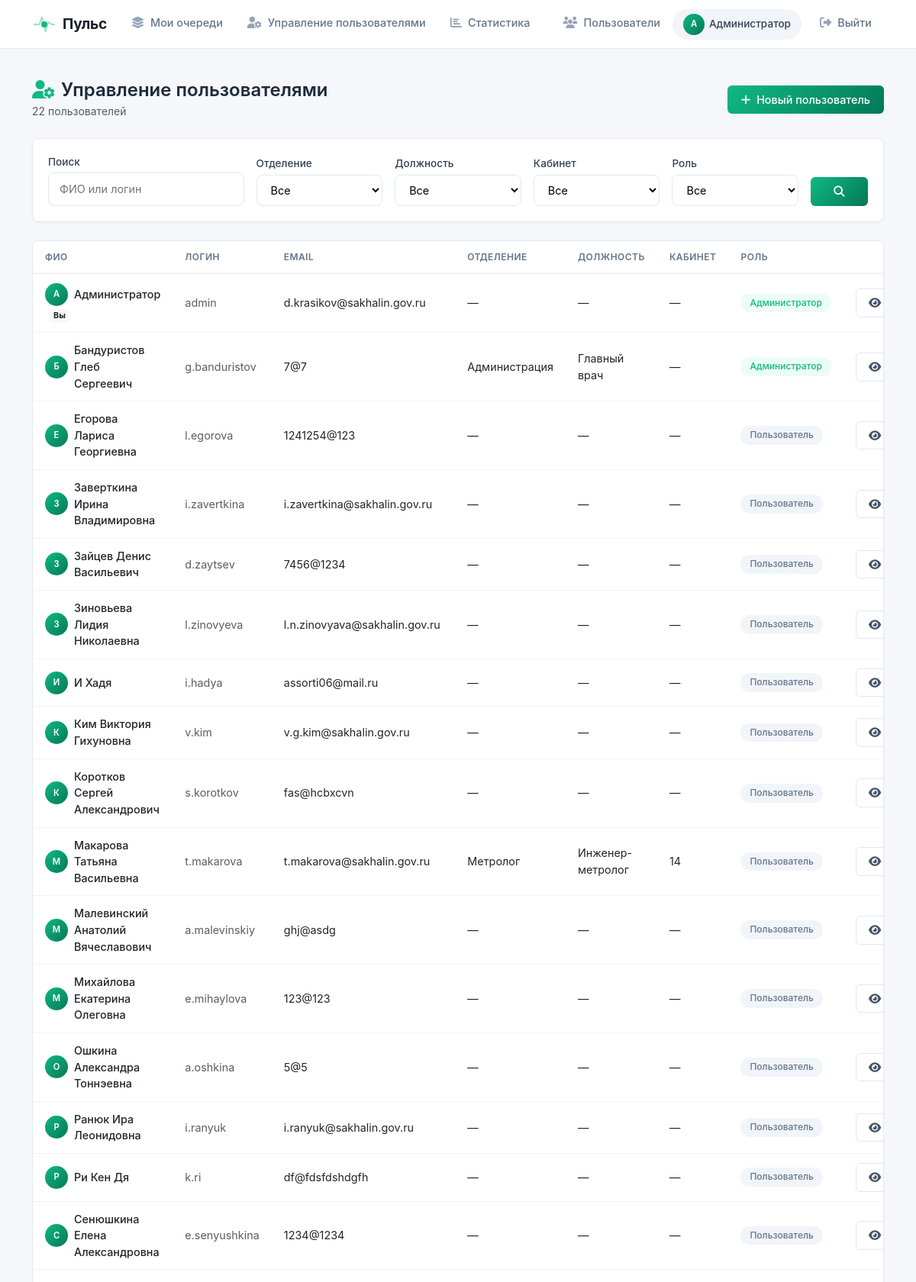
Before: /admin/users (signed in, upper part) with the older database file.
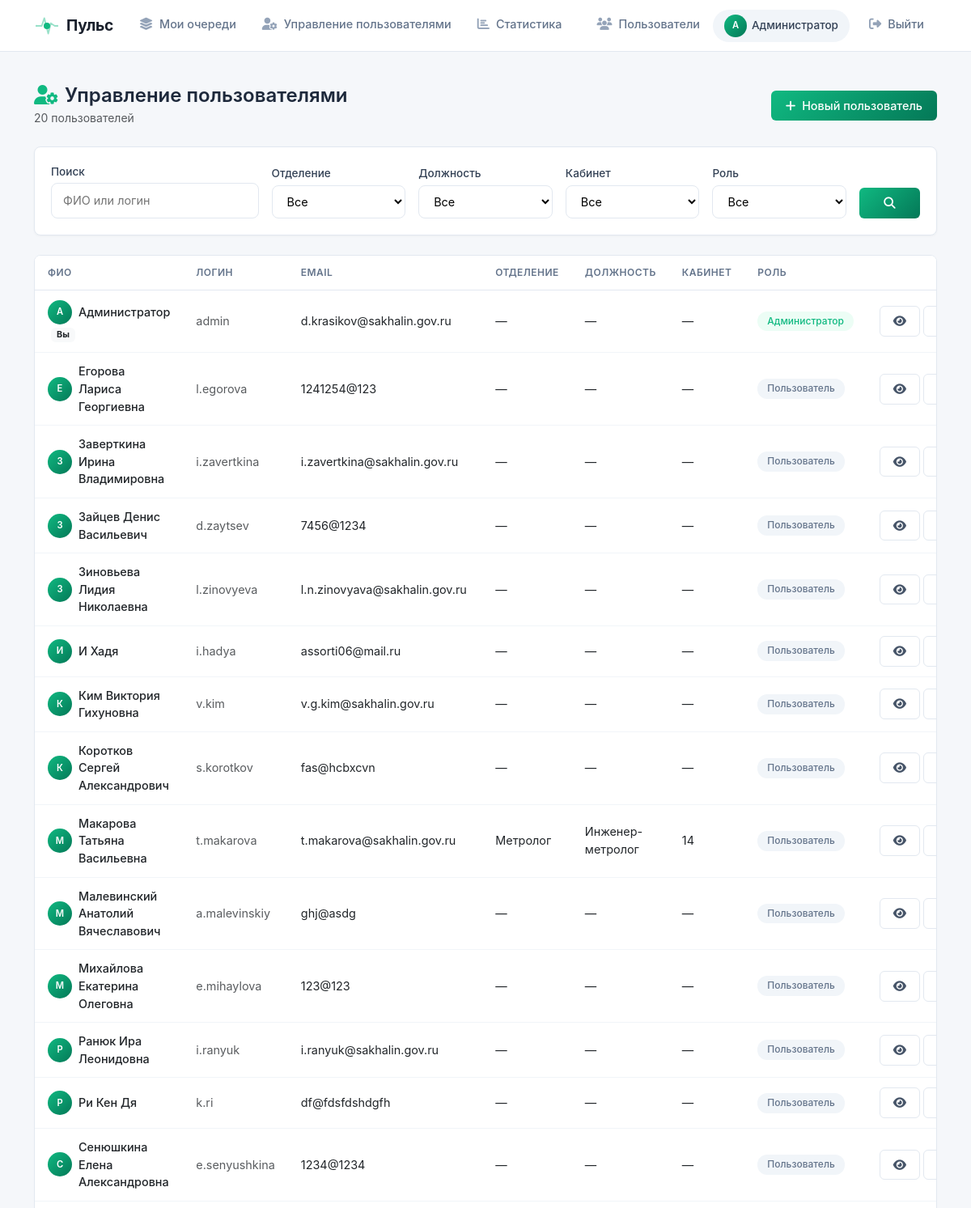
After: the same page with the newer database file.
### models.py (models this page shows, shortened)
class User(UserMixin, db.Model):
    id = db.Column(db.Integer, primary_key=True)
    username = db.Column(db.String(80), unique=True, nullable=False)
    password = db.Column(db.String(200), nullable=False)
    full_name = db.Column(db.String(300), nullable=True)
    email = db.Column(db.String(120), unique=True, nullable=False)
    phone = db.Column(db.String(20), nullable=True)
    department = db.Column(db.String(200), nullable=True)
    position = db.Column(db.String(200), nullable=True)
    office = db.Column(db.String(50), nullable=True)
    is_admin = db.Column(db.Boolean, default=False)
    created_at = db.Column(db.DateTime, default=datetime.now(tz))
    notify_email = db.Column(db.Boolean, default=True)
    queues = db.relationship('Queue', secondary='user_queue', back_populates='members')
    admin_queues = db.relationship('Queue', secondary='queue_admins', back_populates='admins')
    assigned_tickets = db.relationship('Ticket', secondary='ticket_assignees', back_populates='assignees')
    created_tickets = db.relationship('Ticket', foreign_keys='Ticket.created_by_id', backref='creator')
    allowed_queues = db.relationship(
        'Queue',
        secondary='queue_links',
        primaryjoin='Queue.id == queue_links.c.queue_from',
        secondaryjoin='Queue.id == queue_links.c.queue_to',
        backref='allowed_by_queues'
    )
    bookings = db.relationship('Booking', backref='user', lazy=True)

### core/user_mgmt.py (the view, shortened to what this page needs)
@user_mgmt_bp.route('/admin/users')
@login_required
def admin_users():
    if not current_user.is_admin:
        abort(403)
    query = User.query
    search = request.args.get('search', '').strip()
    department = request.args.get('department', '').strip()
    position = request.args.get('position', '').strip()
    office = request.args.get('office', '').strip()
    role = request.args.get('role', '').strip()
    if department:
        query = query.filter(User.department == department)
    if position:
        query = query.filter(User.position == position)
    if office:
        query = query.filter(User.office == office)
    if role == 'admin':
        query = query.filter(User.is_admin == True)
    elif role == 'user':
        query = query.filter(User.is_admin == False)
    users = query.order_by(User.full_name).all()
    departments = sorted(set(u.department for u in User.query.all() if u.department))
    positions = sorted(set(u.position for u in User.query.all() if u.position))
    offices = sorted(set(u.office for u in User.query.all() if u.office))
    return render_template('admin_users.html',
                         users=users,
                         departments=departments,
                         positions=positions,
                         offices=offices)

### app.py (called while the page is built)
@login_manager.user_loader
def load_user(user_id):
    return User.query.get(int(user_id))

@app.context_processor
def inject_globals():
    return {
        'User': User,
        'can_manage_queue': can_manage_queue,
        'format_datetime': format_datetime,
        'get_current_server_time': get_current_server_time,
        'SERVER_TIMEZONE': SERVER_TIMEZONE
    }

### templates/admin_users.html (shortened to what the changed rows need)
{% extends "base.html" %}
{% block content %}
<div class="d-flex justify-content-between align-items-center mb-4">
    <div>
        <h4 class="mb-0 fw-semibold">
            <i class="fas fa-user-cog me-2" style="color: var(--primary);"></i>Управление пользователями
        </h4>
        <span class="text-muted small">{{ users|length }} пользователей</span>
    </div>
</div>
{% if users %}
    <div class="table-modern animate-fade-in">
        <table class="table mb-0">
            <thead>
                <tr>
                    <th>ФИО</th>
                    <th>Логин</th>
                    <th>Email</th>
                    <th>Отделение</th>
                    <th>Должность</th>
                    <th>Кабинет</th>
                    <th>Роль</th>
                    <th></th>
                </tr>
            </thead>
            <tbody>
                {% for user in users %}
                    <tr>
                        <td>
                            <div class="d-flex align-items-center gap-2">
                                <span class="avatar-sm-admin" style="background: linear-gradient(135deg, #10b981 0%, #047857 100%);">
                                    {{ user.full_name[0]|upper if user.full_name else user.username[0]|upper }}
                                </span>
                                <a href="{{ url_for('user_profile', user_id=user.id) }}" class="fw-medium text-dark">
                                    {{ user.full_name or '—' }}
                                </a>
                            </div>
                            {% if user.id == current_user.id %}
                                <span class="badge bg-light text-dark border-0 ms-1">Вы</span>
                            {% endif %}
                        </td>
                        <td><span class="text-muted">{{ user.username }}</span></td>
                        <td>{{ user.email }}</td>
                        <td>{{ user.department or '—' }}</td>
                        <td>{{ user.position or '—' }}</td>
                        <td>{{ user.office or '—' }}</td>
                        <td>
                            {% if user.is_admin %}
                                <span class="badge-status badge-status-new">Администратор</span>
                            {% else %}
                                <span class="badge-status badge-status-other">Пользователь</span>
                            {% endif %}
                        </td>
                        <td>
                            <div class="d-flex gap-1">
                                <a href="{{ url_for('user_profile', user_id=user.id) }}" class="btn btn-outline-modern btn-sm" title="Просмотр">
                                    <i class="fas fa-eye"></i>
                                </a>
                                <a href="{{ url_for('user_mgmt.admin_user_edit', user_id=user.id) }}" class="btn btn-outline-modern btn-sm" title="Редактировать">
                                </a>
                            </div>
                        </td>
                    </tr>
                {% endfor %}
            </tbody>
        </table>
    </div>
{% endif %}
{% endblock %}

### templates/base.html (shortened to what this page needs)
<!DOCTYPE html>
<html lang="ru">
<head>
    <link href="https://cdn.jsdelivr.net/npm/bootstrap@5.3.0/dist/css/bootstrap.min.css" rel="stylesheet">
    <link href="https://cdnjs.cloudflare.com/ajax/libs/font-awesome/6.4.0/css/all.min.css" rel="stylesheet">
    <link rel="stylesheet" href="{{ url_for('static', filename='style.css') }}">
    <link href="https://cdn.quilljs.com/1.3.6/quill.snow.css" rel="stylesheet">
</head>
<body>
    <nav class="navbar navbar-expand-lg navbar-custom">
        <div class="container">
            <a class="navbar-brand" href="{{ url_for('index') }}">
                <span class="logo-pulse">
                    <span class="pulse-icon">
                        <span class="pulse-dot"></span>
                    </span>
                    Пульс
                </span>
            </a>
            <div class="collapse navbar-collapse" id="navbarNav">
                <ul class="navbar-nav me-auto">
                    {% if current_user.is_authenticated and current_user.admin_queues %}
                        <li class="nav-item">
                            <a class="nav-link {{ 'active' if request.endpoint == 'my_queues' }}" href="{{ url_for('my_queues.my_queues') }}">
                                <i class="fas fa-layer-group"></i> Мои очереди
                            </a>
                        </li>
                    {% endif %}
                    {% if current_user.is_authenticated and current_user.is_admin %}
                        <li class="nav-item dropdown">
                            <a class="nav-link {{ 'active' if request.endpoint == 'admin_users' }}" href="{{ url_for('user_mgmt.admin_users') }}">
                                <i class="fas fa-user-cog"></i> Управление пользователями
                            </a>
                        </li>
                        <li class="nav-item">
                            <a class="nav-link {{ 'active' if request.endpoint == 'statistics' }}" href="{{ url_for('statistics.statistics') }}">
                                <i class="fas fa-chart-bar"></i> Статистика
                            </a>
                        </li>
                    {% endif %}
                </ul>
                <ul class="navbar-nav align-items-center">
                    {% if current_user.is_authenticated %}
                        <li class="nav-item">
                            <a class="nav-link {{ 'active' if request.endpoint == 'users_list' }}" href="{{ url_for('users_list') }}">
                                <i class="fas fa-users"></i> Пользователи
                            </a>
                        </li>
                        <li class="nav-item me-2">
                            <a href="{{ url_for('profile') }}" class="user-badge-link" title="Перейти в профиль">
                                <span class="user-badge">
                                    <span class="user-avatar-mini">{{ (current_user.full_name or current_user.username)[0]|upper }}</span>
                                    {{ current_user.full_name or current_user.username }}
                                </span>
                            </a>
                        </li>
                        <li class="nav-item">
                            <a class="nav-link btn-logout" href="{{ url_for('login.logout') }}">
                                <i class="fas fa-sign-out-alt"></i> Выйти
                            </a>
                        </li>
                    {% else %}
                        <li class="nav-item">
                            <a class="nav-link btn-login" href="{{ url_for('login') }}">
                                <i class="fas fa-sign-in-alt"></i> Войти
                            </a>
                        </li>
                    {% endif %}
                </ul>
            </div>
        </div>
    </nav>
    <div class="container mt-4 pt-3">
        {% block content %}{% endblock %}
    </div>
</body>
</html>

Changed rows visible on the page:
removed User: full_name "Б", full_name "Бандуристов Глеб Сергеевич", username "g.banduristov", email "7@7", department "Администрация", position "Главный врач", office "—", is_admin "Администратор"
removed User: full_name "О", full_name "Ошкина Александра Тоннэевна", username "a.oshkina", email "5@5", department "—", position "—", office "—", is_admin "Пользователь"
Other visible differences:
{{ users|length }}: "22" → "20"
